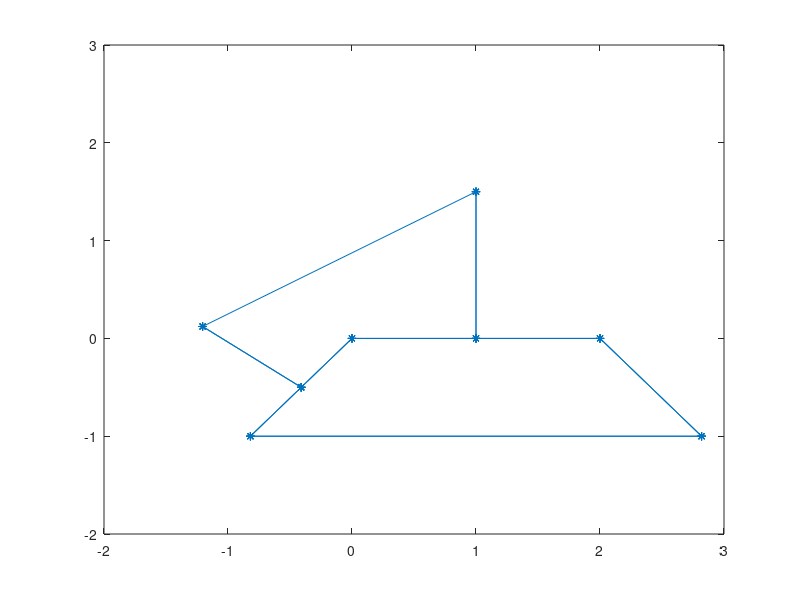

This figure's MATLAB source:
% a = 5.7;    %Max lenght of plastic
% b = 1;      %Depth of plastic
% c = 1.5;    %Height of sonar
% d = 2;      %Sonar PCB's width
% e = 50;     %Length of deadspace
% 
% format shortg
% 
% P1 = [0, b];
% P2 = [0, b+c];
% P7 = [-a/2, 0];
% P6 = [-d/2, b];
% P8 = [-P7(1), 0];
% P9 = [-P6(1), b];
% 
% angleP7P6 = (b-P7(2))/P6(1)-P7(1);
% 
% P3=[(P7(1)-P6(1))/2+P6(1), b/2];
% angleP3P4 = -1/angleP7P6;
% 
% yP4 = abs(sin(atan(angleP3P4))*c/sin(90))+P3(2);
% P4b = P3(2)-angleP3P4*P3(1);
% P4 = [(yP4-P4b)/angleP3P4, yP4];
% 
% distP4P3 = sqrt((P3(1)-P4(1))^2+(P3(2)-P4(2))^2);
% 
% distP2P4 = sqrt((P2(1)-P4(1))^2+(P2(2)-P4(2))^2);
% Deadspace = (distP2P4 + 2*e)/2
% 
% Data = [
%     P7(1) 0 P8(1) P9(1) P1(1) P2(1) P6(1) P3(1) P4(1);
%     P7(2) 0 P8(2) P9(2) P1(2) P2(2) P6(2) P3(2) P4(2)
%     ];
% Data = Data';
% 
% Connections = [
%     0 1 0 0 0 0 0 1 0; %P7
%     1 0 1 0 0 0 0 0 0; %Origo
%     0 0 1 0 0 0 0 0 0; %P8
%     0 0 1 0 0 0 1 0 0; %P9
%     0 0 0 0 0 1 1 0 0; %P1
%     0 0 0 0 0 0 0 0 1; %P2
%     0 0 0 0 0 0 0 1 0; %P6
%     0 0 0 0 0 0 0 0 1; %P3
%     0 0 0 0 0 0 0 0 0];%P4 
% 
% Points = P6;
% 
% figure(1)
% gplot(Connections, Data, '-*')
% axis square;
% axis on;
% axis([-4 4 -0.5 3]);


a = 5.7;    %Max lenght of plastic
d = 1;      %Depth of plastic
c = 1.5;    %Height of sonar
b = 2;      %Sonar PCB's width
e = 50;     %Length of deadspace
SonarAngle = 67;

format shortg

P1 = [0, 0];
P2 = [b/2, 0];
P8 = [b/2, c];
P9 = [0, 0];

distP8P7 = 2.6; %Assume distance between tip of sonars are 3.5 - adjust to see effects

angleP7P9P8 = acosd((e^2+e^2-distP8P7^2)/(2*e*e));
angleP7P8P9 = (180 - angleP7P9P8)/2;

arc1 = SonarAngle/2 + angleP7P8P9 - 90;
aP7P8 = tand(arc1);
bP7P8 = P8(2)-aP7P8*P8(1);
P7y = P8(2) - sind(atand(aP7P8))*distP8P7;
P7x = (P7y - bP7P8)/aP7P8;
P7 = [P7x, P7y];


arc2 = SonarAngle/2 + angleP7P8P9;
aP7P6 = tand(arc2);
bP7P6 = P7(2) - aP7P6 * P7(1);
P6y = P7(2) + sind(atand(aP7P6)) * c;
P6x = (P6y - bP7P6) / aP7P6;
P6 = [P6x, -1/2*d];

aP6P1 = -1/aP7P6;
vinkel = atand(aP6P1)
P5=[P6(1)*2, -d];

P3= [P2(1)*2, 0];
P4= [-P5(1)+P3(1), P5(2)];



%Dataplot
Data = [
    P1(1) P2(1) P3(1) P4(1) P5(1) P6(1) P7(1) P8(1) P9(1);
    P1(2) P2(2) P3(2) P4(2) P5(2) P6(2) P7(2) P8(2) P9(2)
    ];
Data = Data';

Connections = [
   %1 2 3 4 5 6 7 8 9
    1 1 0 0 0 1 0 0 0; %P1
    1 1 1 0 0 0 0 1 0; %P2
    0 1 1 1 0 0 0 0 0; %P3
    0 0 1 1 1 0 0 0 0; %P4
    0 0 0 1 1 1 0 0 0; %P5
    1 0 0 0 1 1 1 0 0; %P6
    0 0 0 0 0 1 1 1 0; %P7
    0 1 0 0 0 0 0 1 0; %P8
    0 0 0 0 0 0 0 0 0];%P9 

figure(2)
gplot(Connections, Data, '-*')
%axis square;
axis on;
%axis equal;
axis([-2 3 -2 3]);

    